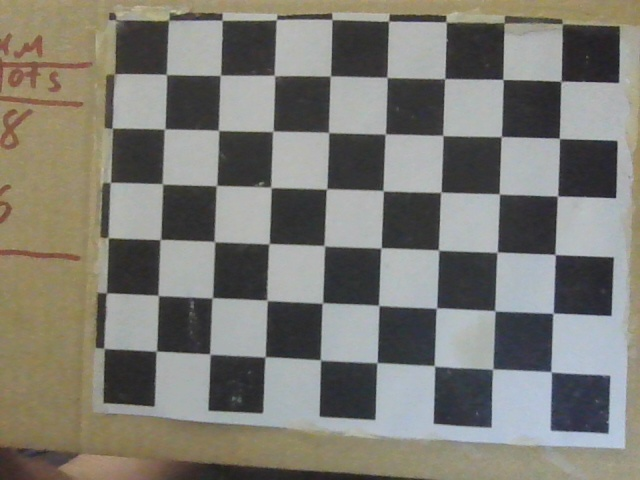
#> input picture frames/frame_2025-07-24_23-01-14-959779.jpg, 640 x 480 px; its folder holds only this picture in this run
$ python calibration.py
#> lines starting #> are read from the running program, lines starting #| are printed output that depends on the picture
import cv2
import numpy as np
import glob
import os

CHB_SIZE = (8, 6)
CRITERIA = (cv2.TERM_CRITERIA_EPS + cv2.TERM_CRITERIA_MAX_ITER, 30, 0.001)

def coordination_points(board_size):
    cop = np.zeros((board_size[0] * board_size[1], 3), np.float32)
    cop[:, :2] = np.mgrid[0:board_size[0], 0:board_size[1]].T.reshape(-1, 2)
    cop = cop * 11.5
    return cop

def calibrate_camera(deskpoints, imgpoints, image_size):
    ret, mtx, dist, rvecs, tvecs = cv2.calibrateCamera(deskpoints, imgpoints, image_size, None, None)
    return mtx, dist, rvecs, tvecs

# [101 lines left out: functions undistort_image, estimate_pose_from_chessboard, project_known_3d_point, pixel_to_normalized_ray, print_camera_info, interactive_projection, not called in this run]

def main():
    image_folder = 'frames'
    valid_folder = 'valid'
    invalid_folder = 'invalid'
    os.makedirs(valid_folder, exist_ok=True)
    os.makedirs(invalid_folder, exist_ok=True)

    images = glob.glob(os.path.join(image_folder, '*.jpg'))
    if not images:
        print("No images in the folder", flush=True)
        return

    print(f"\nFounded {len(images)} of images. Searching for corners...\n", flush=True)

    imgpoints = []
    deskpoints = []
    image_size = None
    cop = coordination_points(CHB_SIZE)
    valid_images = []

    for fname in images:
        print(f"Processed: {fname}", flush=True)
        img = cv2.imread(fname)
#> img is the input picture: shape (480, 640, 3); mean B, G, R 115.9, 123.1, 124.9
        if img is None:
            print(f"Не удалось загрузить: {fname}", flush=True)
            continue
        gray = cv2.cvtColor(img, cv2.COLOR_BGR2GRAY)
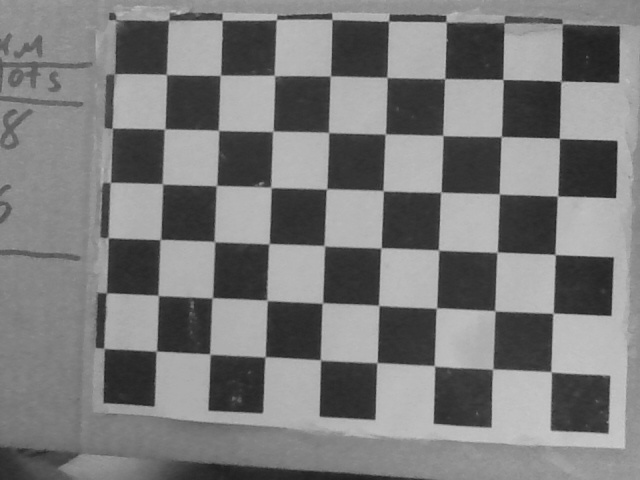
#> gray: shape (480, 640); min 26, max 203, mean 122.8
        gray = cv2.equalizeHist(gray)
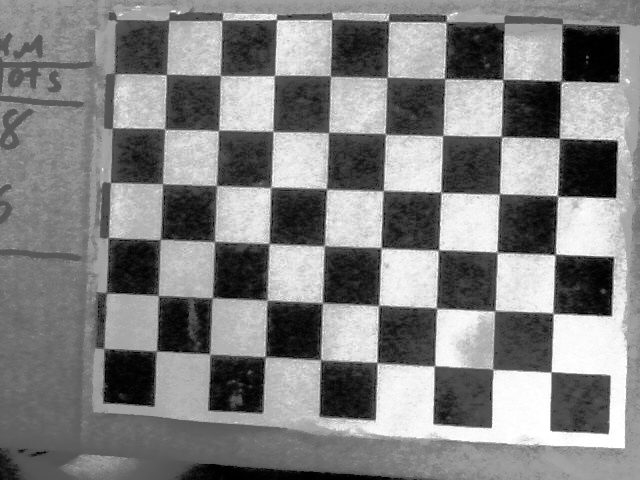
#> gray: shape (480, 640); min 0, max 255, mean 129.2
        ret, corners = cv2.findChessboardCorners(gray, CHB_SIZE)
#> ret = True; corners = 48 rows, first 8: [166.1, 74.76], [220.5, 75.41], [274.2, 75.57], [330.5, 76.05], [387, 77.38], [444.8, 78.64], [502.3, 79.38], [561.4, 83.03]

        if ret and corners.shape[0] == CHB_SIZE[0] * CHB_SIZE[1]:
            corners2 = cv2.cornerSubPix(gray, corners, (11, 11), (-1, -1), CRITERIA)
#> corners2 = 48 rows, first 8: [166.4, 74.52], [220.5, 75.39], [274.5, 75.58], [330.5, 75.81], [387.1, 77.38], [444.7, 78.3], [503, 79.56], [561.3, 81.33]
            imgpoints.append(corners2)
            deskpoints.append(cop)
            valid_images.append(fname)
            if image_size is None:
                image_size = gray.shape[::-1]
#> image_size = (640, 480)
            img_drawn = cv2.drawChessboardCorners(img, CHB_SIZE, corners2, ret)
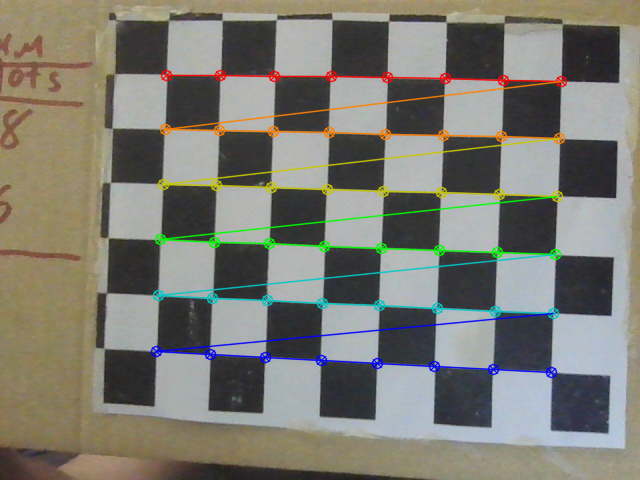
#> img_drawn: shape (480, 640, 3); mean B, G, R 114.6, 123.5, 124.5
            cv2.imwrite(os.path.join(valid_folder, os.path.basename(fname)), img_drawn)
            print("Corners have been founded and saved in valid/", flush=True)
        else:
            cv2.imwrite(os.path.join(invalid_folder, os.path.basename(fname)), img)
            print("No corners. Have been saved in invalid/", flush=True)

    print(f"\nGood process {len(imgpoints)} from {len(images)}", flush=True)
#| Good process 1 from 1

    if len(imgpoints) < 3:
        print("Not enough images for calibration", flush=True)
        return

    if image_size is None:
        print("image_size пуст — ни одно изображение не дало размер!", flush=True)
        return

    try:
        mtx, dist, rvecs, tvecs = calibrate_camera(deskpoints, imgpoints, image_size)
        print("--- Debug: about to print camera info ---", flush=True)
        print_camera_info(mtx, dist, rvecs, tvecs)
    except Exception as e:
        print("Ошибка при калибровке:", e, flush=True)
        return

    example_image = valid_images[0] if valid_images else None
    if not example_image:
        print("Нет изображений с найденными углами для вывода.", flush=True)
        return

    img = cv2.imread(example_image)
    if img is None:
        print(f"Не удалось загрузить изображение: {example_image}", flush=True)
        return

    try:
        result = undistort_image(img, mtx, dist)
        cv2.imwrite('calibrated_result.jpg', result)
        print("The processed images have been saved: calibrated_result.jpg", flush=True)
    except Exception as e:
        print("Ошибка при коррекции изображения:", e, flush=True)
        return

    rvec, tvec, rotation_matrix = estimate_pose_from_chessboard(img, CHB_SIZE, mtx, dist)
    if rvec is None:
        print("Не удалось определить позу.", flush=True)
        return

    pt3d = np.array([[0, 0, 1830]], dtype=np.float32)
    project_known_3d_point(img.copy(), pt3d, mtx, dist)
    u, v = 77, 100
    pixel_to_normalized_ray(u, v, mtx, dist)
    interactive_projection(img.copy(), mtx, dist, rvec, tvec)

    print("END OF MAIN reached", flush=True)

if __name__ == "__main__":
    main()

$ run again, on frames/frame_2025-07-27_00-13-55-285069.jpg
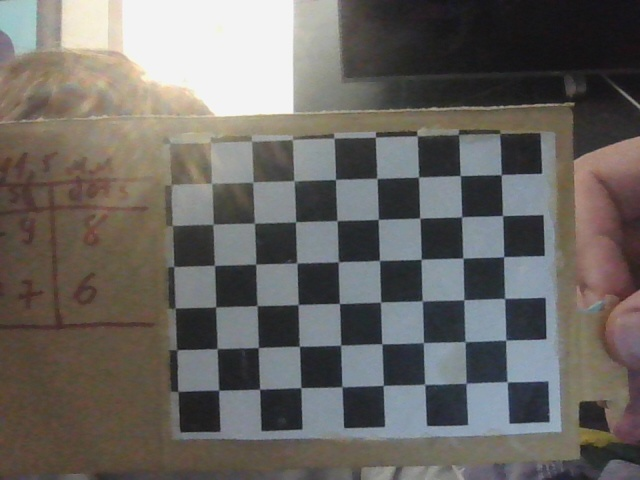
#> input picture frames/frame_2025-07-27_00-13-55-285069.jpg, 640 x 480 px
#> in main, img is the input picture: shape (480, 640, 3); mean B, G, R 98.8, 102.8, 106.3
#> in main, `gray = cv2.equalizeHist(gray)`:
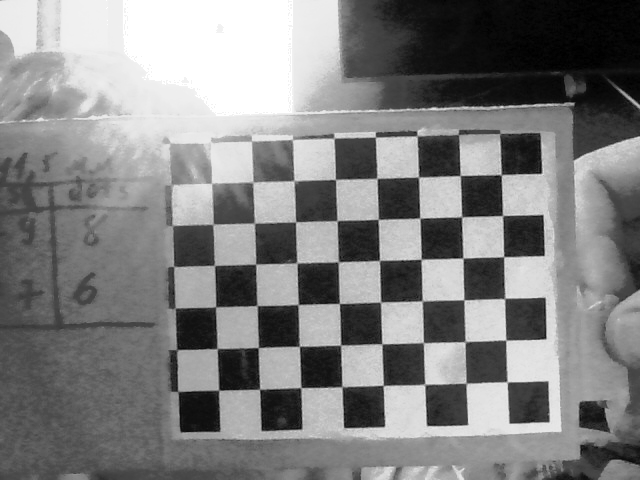
#> gray: shape (480, 640); min 0, max 255, mean 128.7
#> ret = True; corners = 48 rows, first 8: [215, 187], [252.6, 182.3], [293.6, 180.3], [335.4, 179.6], [376.9, 178.3], [418.5, 177.1], [460, 175.5], [501.2, 175.1]
#> corners2 = 48 rows, first 8: [211.7, 183.8], [252.6, 182.1], [294.1, 180.8], [335.5, 179.4], [377, 178.2], [418.6, 177.1], [460.3, 175.5], [501.3, 174.5]
#> in main, `img_drawn = cv2.drawChessboardCorners(img, CHB_SIZE, corners2, ret)`:
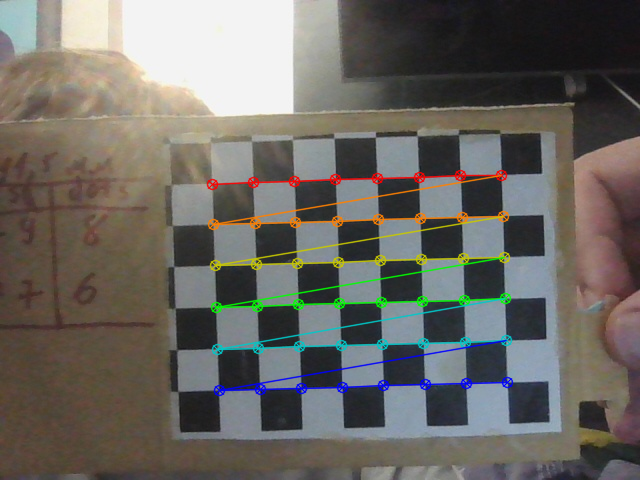
#> img_drawn: shape (480, 640, 3); mean B, G, R 98.3, 103.7, 106.7
#| Good process 1 from 1

$ run again, on frames/frame_2025-07-27_00-13-56-997483.jpg
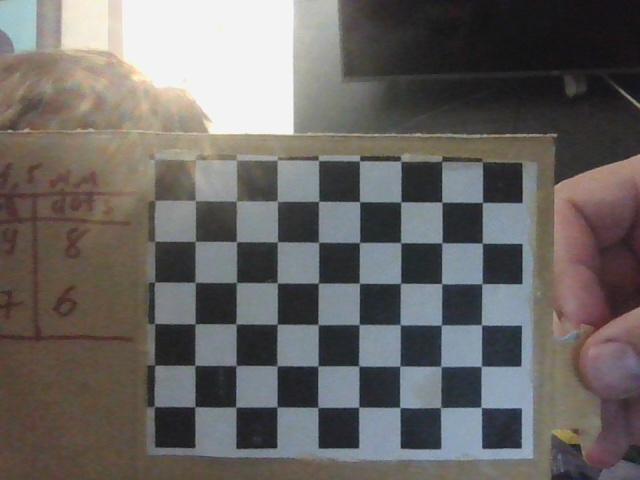
#> input picture frames/frame_2025-07-27_00-13-56-997483.jpg, 640 x 480 px
#> in main, img is the input picture: shape (480, 640, 3); mean B, G, R 99.8, 102.1, 105.5
#> in main, `gray = cv2.equalizeHist(gray)`:
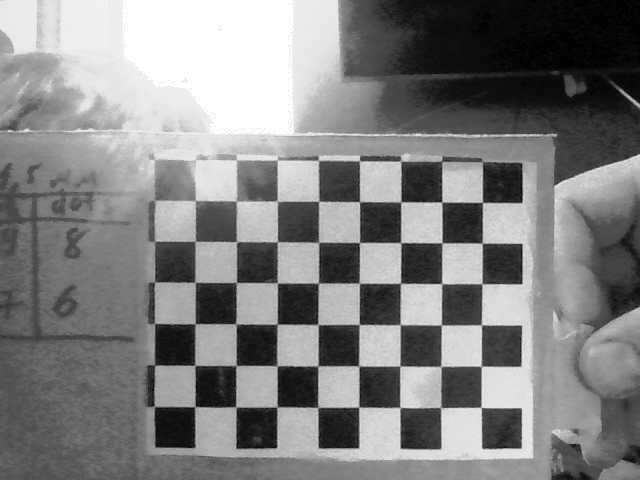
#> gray: shape (480, 640); min 0, max 255, mean 128.8
#> ret = True; corners = 48 rows, first 8: [195.4, 200.6], [236.2, 201.4], [277.1, 200.1], [318.7, 201.2], [359.4, 201.7], [401.1, 201.8], [441.9, 202], [482.6, 202.3]
#> corners2 = 48 rows, first 8: [195.6, 201], [236.2, 201.2], [277.4, 201.2], [318.7, 201.3], [359.6, 201.7], [400.9, 201.9], [441.8, 201.9], [482.5, 202.4]
#> in main, `img_drawn = cv2.drawChessboardCorners(img, CHB_SIZE, corners2, ret)`:
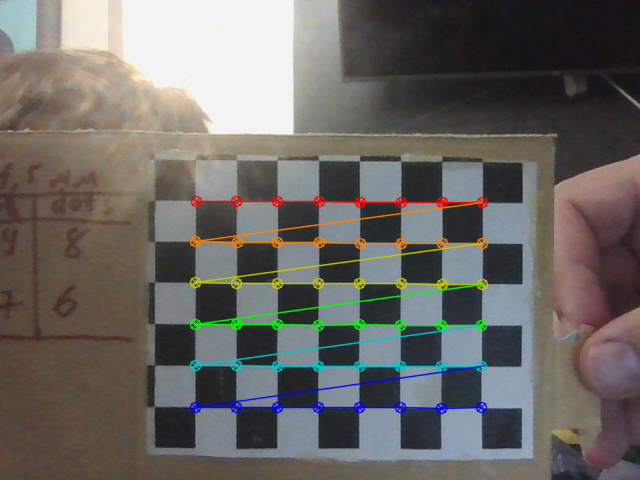
#> img_drawn: shape (480, 640, 3); mean B, G, R 99.3, 103, 106
#| Good process 1 from 1

$ run again, on frames/frame_2025-07-26_20-51-56-883786.jpg
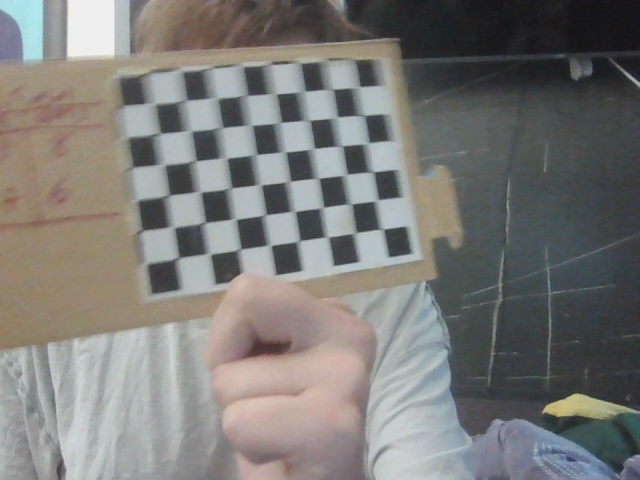
#> input picture frames/frame_2025-07-26_20-51-56-883786.jpg, 640 x 480 px
#> in main, img is the input picture: shape (480, 640, 3); mean B, G, R 119.7, 122.6, 123.3
#> in main, `gray = cv2.equalizeHist(gray)`:
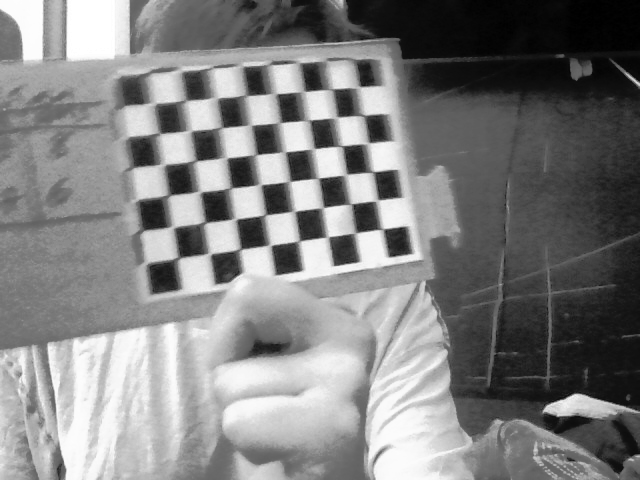
#> gray: shape (480, 640); min 0, max 255, mean 128.4
#> ret = True; corners = 48 rows, first 8: [157.1, 111.6], [182.5, 101], [213.4, 97.07], [245, 96], [274, 94], [302.5, 91.5], [330.5, 89.5], [357, 87.5]
#> corners2 = 48 rows, first 8: [152.7, 103.2], [184.9, 100.2], [216.1, 97.91], [245.7, 95.27], [274.5, 93.7], [303.4, 91.5], [331, 89.14], [358.3, 87.13]
#> in main, `img_drawn = cv2.drawChessboardCorners(img, CHB_SIZE, corners2, ret)`:
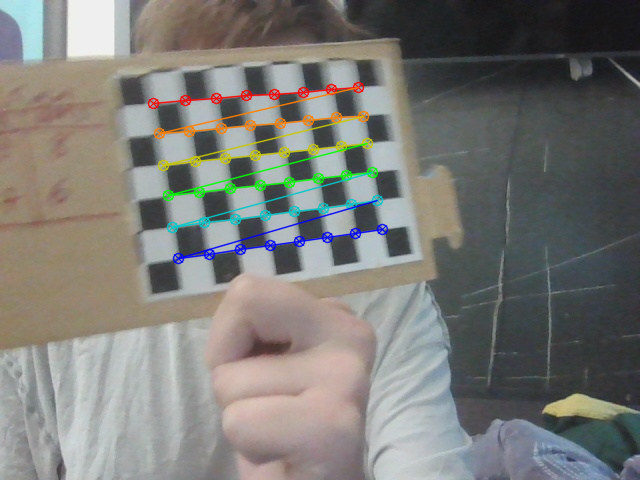
#> img_drawn: shape (480, 640, 3); mean B, G, R 118.5, 122.5, 122.9
#| Good process 1 from 1
